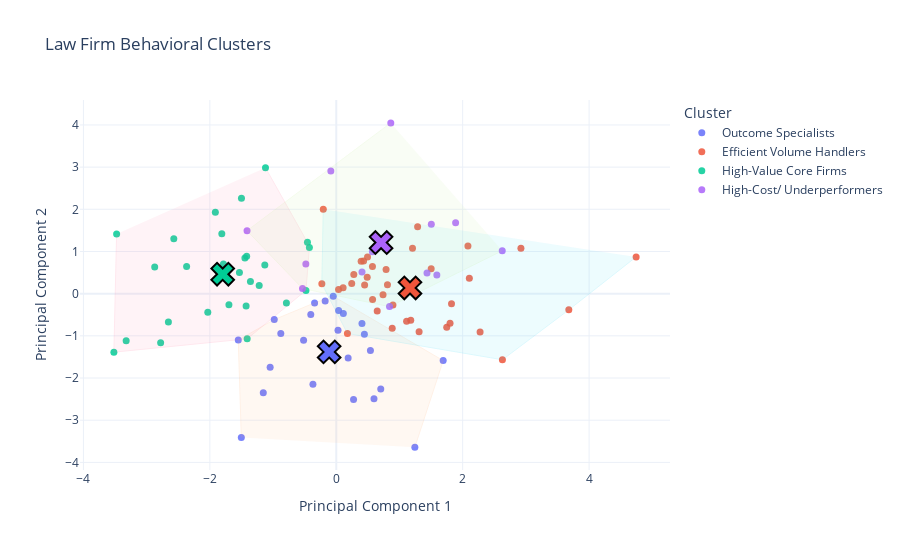

Notebook source saved alongside this figure:
### Code cell
import plotly.express as px
from scipy.spatial import ConvexHull

# -------------------------------
# 1. Base scatter: firm points
# -------------------------------
fig = px.scatter(
    firm_cluster_augmented_df.query("entity_type == 'firm'"),
    x="PC1",
    y="PC2",
    color="cluster_id",
    hover_name="firm_name",
    title="Law Firm Behavioral Clusters",
    opacity=0.85
)

fig.update_traces(marker=dict(size=7))

# -------------------------------
# 2. Convex hull per cluster
# -------------------------------
for cluster_id in firm_cluster_augmented_df["cluster_id"].unique():
    cluster_points = firm_cluster_augmented_df.query(
        "cluster_id == @cluster_id and entity_type == 'firm'"
    )[["PC1", "PC2"]].values

    if cluster_points.shape[0] < 3:
        continue

    hull = ConvexHull(cluster_points)
    hull_points = cluster_points[hull.vertices]

    fig.add_scatter(
        x=hull_points[:, 0],
        y=hull_points[:, 1],
        fill="toself",
        mode="lines",
        line=dict(width=1),
        opacity=0.15,
        showlegend=False
    )

# -------------------------------
# 3. Overlay centroids
# -------------------------------
centroids_df = firm_cluster_augmented_df.query("entity_type == 'centroid'")

# Get color mapping from the base figure
cluster_color_map = {
    trace.name: trace.marker.color
    for trace in fig.data
    if trace.name is not None
}

# Add centroids per cluster using same color
for _, row in centroids_df.iterrows():
    fig.add_scatter(
        x=[row["PC1"]],
        y=[row["PC2"]],
        mode="markers",
        marker=dict(
            size=20,
            symbol="x",
            color=cluster_color_map.get(str(row["cluster_id"]), "black"),
            line=dict(width=2, color="black")
        ),
        showlegend=False
    )


# -------------------------------
# 4. Layout polish
# -------------------------------
fig.update_layout(
    template="plotly_white",
    plot_bgcolor="white",
    paper_bgcolor="white",
    xaxis_title="Principal Component 1",
    yaxis_title="Principal Component 2",
    legend_title_text="Cluster",
    height=550
)


# -------------------------------
# 5. Render (IMPORTANT)
# -------------------------------
fig.show()

### Figure 1 — Plotly figure (JSON) as saved in the notebook; plotly's stock layout.template omitted (floating-point values rounded to 4 significant figures)
{"data": [{"hovertemplate": "<b>%{hovertext}</b><br><br>cluster_id=Outcome Specialists<br>PC1=%{x}<br>PC2=%{y}<extra></extra>", "hovertext": ["Phillips & Garcia, LLP", "Turner, Thompson & Carter, P.C.", "Edwards, Lewis & Partners", "Taylor & Campbell, LLP", "White, Scott & Parker, P.C.", "Phillips, Roberts & Partners", "Murphy & Williams, LLP", "Turner Murphy Law Group", "Hughes, Garcia & Lewis, P.C.", "Stevens Garcia Law Group", "Scott & Williams, LLP", "Parker & Collins, LLP", "Roberts, Mitchell & Williams, P.C.", "Murphy, Williams & Mitchell, P.C.", "Sanchez & Walker, LLP", "Edwards & Associates, LLP", "White Garcia Law Group", "Davis, Foster & Turner, P.C.", "Thompson Foster Law Group", "White, Thompson & Partners", "Williams Edwards Law Group", "Phillips & Associates, LLP", "Carter & Martin, LLP", "Mitchell & Collins, LLP"], "legendgroup": "Outcome Specialists", "marker": {"color": "#636efa", "opacity": 0.85, "size": 7, "symbol": "circle"}, "mode": "markers", "name": "Outcome Specialists", "orientation": "v", "showlegend": true, "type": "scatter", "x": [-1.502, -0.5168, 0.03736, 0.597, 0.445, 0.1879, -0.4032, -0.369, 1.244, -1.55, -0.8772, -1.046, 0.2737, 1.692, 0.5405, -1.155, 0.1117, 0.4069, 0.7041, -0.1754, -0.3429, -0.04808, -0.9811, 0.02766], "xaxis": "x", "y": [-3.409, -1.103, -0.4013, -2.49, -0.9622, -1.528, -0.4916, -2.148, -3.638, -1.098, -0.9452, -1.747, -2.508, -1.587, -1.346, -2.349, -0.4695, -0.7087, -2.259, -0.1753, -0.2193, -0.06128, -0.6153, -0.865], "yaxis": "y"}, {"hovertemplate": "<b>%{hovertext}</b><br><br>cluster_id=Efficient Volume Handlers<br>PC1=%{x}<br>PC2=%{y}<extra></extra>", "hovertext": ["Carter, Davis & Partners", "Campbell & Kennedy, LLP", "Collins, Turner & Partners", "Foster, Nelson & Thompson, P.C.", "Carter & Associates, LLP", "Hughes, Martin & Partners", "Nelson, Carter & Partners", "Thompson, Henderson & Roberts, P.C.", "Young & Thompson, LLP", "Young & White, LLP", "Henderson & Edwards, LLP", "Kennedy, Nelson & Foster, P.C.", "Taylor, Young & Collins, P.C.", "Walker, Taylor & Murphy, P.C.", "Stevens & Lewis, LLP", "Taylor & Associates, LLP", "Walker Henderson Law Group", "Young & Associates, LLP", "Young & Sanchez, LLP", "Roberts, Kennedy & Partners", "Anderson & Williams, LLP", "Hughes & Turner, LLP", "Taylor, White & Collins, P.C.", "Garcia, Baker & Walker, P.C.", "Anderson, Garcia & Hughes, P.C.", "Williams, Davis & Campbell, P.C.", "Walker & Associates, LLP", "Jackson & Associates, LLP", "Murphy Brown Law Group", "Garcia & Young, LLP", "Murphy & Associates, LLP", "Carter & Murphy, LLP", "Mitchell & Edwards, LLP", "Roberts, Thompson & Partners", "Henderson, Mitchell & Campbell, P.C.", "Baker, Jackson & Williams, P.C."], "legendgroup": "Efficient Volume Handlers", "marker": {"color": "#EF553B", "opacity": 0.85, "size": 7, "symbol": "circle"}, "mode": "markers", "name": "Efficient Volume Handlers", "orientation": "v", "showlegend": true, "type": "scatter", "x": [2.083, 1.823, 0.7883, 1.113, -0.228, 1.178, 4.744, 1.748, 1.8, 0.1767, 0.4322, -0.2053, 0.5746, 0.4896, 0.1083, 2.629, 2.275, 0.2774, 0.8101, 1.206, 1.502, 0.5728, 0.4488, 0.74, 0.8966, 3.679, 0.2445, 0.03656, 1.287, 2.922, 0.8851, 2.105, 0.4948, 0.3939, 1.31, 0.6478], "xaxis": "x", "y": [1.132, -0.2422, 0.5721, -0.6526, 0.2345, -0.6275, 0.8717, -0.7937, -0.7005, -0.9432, 0.7747, 2.002, -0.1383, 0.3869, 0.1417, -1.566, -0.9064, 0.4561, 0.2096, 1.078, 0.5882, 0.6449, 0.2068, -0.02616, -0.2709, -0.3833, 0.2411, 0.09648, 1.585, 1.074, -0.8201, 0.364, 0.8719, 0.7656, -0.9031, -0.4108], "yaxis": "y"}, {"hovertemplate": "<b>%{hovertext}</b><br><br>cluster_id=High-Value Core Firms<br>PC1=%{x}<br>PC2=%{y}<extra></extra>", "hovertext": ["Edwards & Parker, LLP", "Jackson, Scott & Partners", "Parker & Associates, LLP", "Sanchez Baker Law Group", "Anderson Young Law Group", "Nelson & Associates, LLP", "Campbell, Davis & Partners", "Garcia, Davis & Partners", "Baker, Kennedy & Scott, P.C.", "Baker Parker Law Group", "Scott, Henderson & Sanchez, P.C.", "Roberts, Lewis & Jackson, P.C.", "Lewis, Davis & Williams, P.C.", "Henderson, Foster & Baker, P.C.", "Garcia & Foster, LLP", "Kennedy, Baker & Mitchell, P.C.", "Nelson Martin Law Group", "Williams, Martin & Partners", "Kennedy, Parker & Edwards, P.C.", "Scott, Garcia & Mitchell, P.C.", "Scott, Baker & Partners", "Roberts & Nelson, LLP", "Lewis Davis Law Group", "Foster & Associates, LLP", "Foster & Brown, LLP", "Jackson Parker Law Group", "Baker & Mitchell, LLP"], "legendgroup": "High-Value Core Firms", "marker": {"color": "#00cc96", "opacity": 0.85, "size": 7, "symbol": "circle"}, "mode": "markers", "name": "High-Value Core Firms", "orientation": "v", "showlegend": true, "type": "scatter", "x": [-1.445, -0.4796, -2.656, -0.7886, -1.698, -1.532, -1.41, -1.219, -3.475, -1.358, -1.418, -1.426, -1.12, -1.785, -1.811, -1.5, -0.4249, -2.872, -0.4558, -2.779, -2.57, -3.518, -2.368, -3.324, -1.913, -2.032, -1.13], "xaxis": "x", "y": [0.8448, 0.07721, -0.6715, -0.2188, -0.2635, 0.5033, -1.071, 0.1927, 1.415, 0.2877, 0.8856, -0.2946, 2.985, 0.7041, 1.421, 2.264, 1.095, 0.6344, 1.216, -1.164, 1.302, -1.387, 0.6419, -1.115, 1.932, -0.44, 0.6793], "yaxis": "y"}, {"hovertemplate": "<b>%{hovertext}</b><br><br>cluster_id=High-Cost/ Underperformers<br>PC1=%{x}<br>PC2=%{y}<extra></extra>", "hovertext": ["Turner, Phillips & Partners", "Scott, Phillips & Partners", "Campbell & Associates, LLP", "Campbell, Jackson & Carter, P.C.", "Baker, Carter & Partners", "Taylor, Lewis & Partners", "Jackson & Murphy, LLP", "Edwards Taylor Law Group", "White & Associates, LLP", "Young, Henderson & Lewis, P.C.", "Turner & Associates, LLP", "Jackson & Sanchez, LLP", "Walker Hughes Law Group"], "legendgroup": "High-Cost/ Underperformers", "marker": {"color": "#ab63fa", "opacity": 0.85, "size": 7, "symbol": "circle"}, "mode": "markers", "name": "High-Cost/ Underperformers", "orientation": "v", "showlegend": true, "type": "scatter", "x": [1.436, -1.412, 1.591, 0.4072, 0.8425, 0.8627, 1.504, 2.626, 1.888, -0.5339, -0.08588, 0.5715, -0.4812], "xaxis": "x", "y": [0.4902, 1.492, 0.4423, 0.5118, -0.3073, 4.049, 1.648, 1.018, 1.681, 0.1224, 2.91, 0.9947, 0.7055], "yaxis": "y"}, {"fill": "toself", "line": {"width": 1}, "mode": "lines", "opacity": 0.15, "showlegend": false, "type": "scatter", "x": [1.244, 1.692, -0.04808, -0.3429, -0.9811, -1.55, -1.502], "y": [-3.638, -1.587, -0.06128, -0.2193, -0.6153, -1.098, -3.409]}, {"fill": "toself", "line": {"width": 1}, "mode": "lines", "opacity": 0.15, "showlegend": false, "type": "scatter", "x": [-0.2053, -0.228, 0.1767, 2.629, 3.679, 4.744], "y": [2.002, 0.2345, -0.9432, -1.566, -0.3833, 0.8717]}, {"fill": "toself", "line": {"width": 1}, "mode": "lines", "opacity": 0.15, "showlegend": false, "type": "scatter", "x": [-3.475, -3.518, -1.41, -0.4796, -0.4249, -0.4558, -1.12], "y": [1.415, -1.387, -1.071, 0.07721, 1.095, 1.216, 2.985]}, {"fill": "toself", "line": {"width": 1}, "mode": "lines", "opacity": 0.15, "showlegend": false, "type": "scatter", "x": [0.8627, -1.412, -0.5339, 0.8425, 2.626], "y": [4.049, 1.492, 0.1224, -0.3073, 1.018]}, {"marker": {"color": "#EF553B", "line": {"color": "black", "width": 2}, "size": 20, "symbol": "x"}, "mode": "markers", "showlegend": false, "type": "scatter", "x": [1.166], "y": [0.1365]}, {"marker": {"color": "#ab63fa", "line": {"color": "black", "width": 2}, "size": 20, "symbol": "x"}, "mode": "markers", "showlegend": false, "type": "scatter", "x": [0.709], "y": [1.212]}, {"marker": {"color": "#00cc96", "line": {"color": "black", "width": 2}, "size": 20, "symbol": "x"}, "mode": "markers", "showlegend": false, "type": "scatter", "x": [-1.797], "y": [0.4614]}, {"marker": {"color": "#636efa", "line": {"color": "black", "width": 2}, "size": 20, "symbol": "x"}, "mode": "markers", "showlegend": false, "type": "scatter", "x": [-0.1125], "y": [-1.38]}], "layout": {"height": 550, "legend": {"title": {"text": "Cluster"}, "tracegroupgap": 0}, "paper_bgcolor": "white", "plot_bgcolor": "white", "title": {"text": "Law Firm Behavioral Clusters"}, "xaxis": {"anchor": "y", "domain": [0, 1], "title": {"text": "Principal Component 1"}}, "yaxis": {"anchor": "x", "domain": [0, 1], "title": {"text": "Principal Component 2"}}}}
